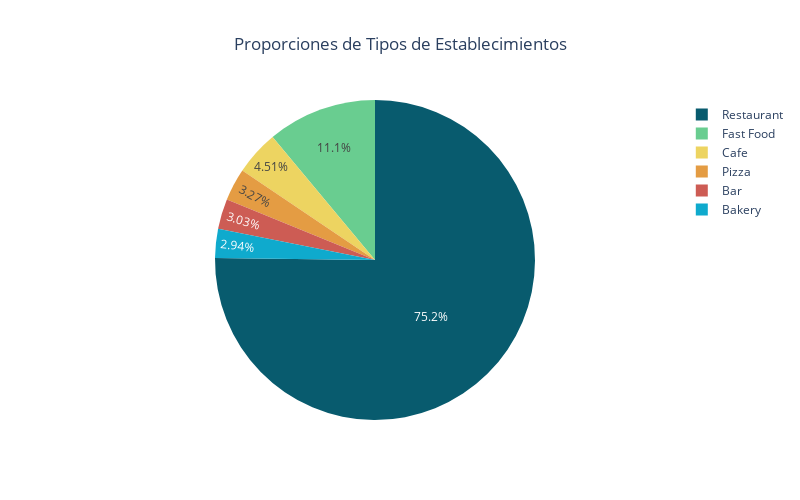

Notebook code cell kept with this figure:
### Code cell
# Crear la gráfica de pastel
fig = px.pie(values=type_counts.values,
             names=type_counts.index,
             title='Proporciones de Tipos de Establecimientos', 
             labels={'index': 'Tipo de restaurante', 'values': 'Numero de restaurantes'},
             width=800,
             height=500,
             color_discrete_sequence=['#085B6E', '#69CD90', '#EDD461', '#E49C43', '#CD5C54']
)
fig.update_layout(title_x=0.5)

# Mostrar la gráfica
fig.show()

### Figure 1 — Plotly figure (JSON) as saved in the notebook; plotly's stock layout.template omitted (floating-point values rounded to 4 significant figures)
{"data": [{"domain": {"x": [0, 1], "y": [0, 1]}, "hovertemplate": "label=%{label}<br>Numero de restaurantes=%{value}<extra></extra>", "labels": ["Bakery", "Bar", "Pizza", "Cafe", "Fast Food", "Restaurant"], "legendgroup": "", "name": "", "showlegend": true, "type": "pie", "values": [283, 292, 315, 434, 1065, 7242]}], "layout": {"height": 500, "legend": {"tracegroupgap": 0}, "piecolorway": ["#085B6E", "#69CD90", "#EDD461", "#E49C43", "#CD5C54"], "title": {"text": "Proporciones de Tipos de Establecimientos", "x": 0.5}, "width": 800}}
